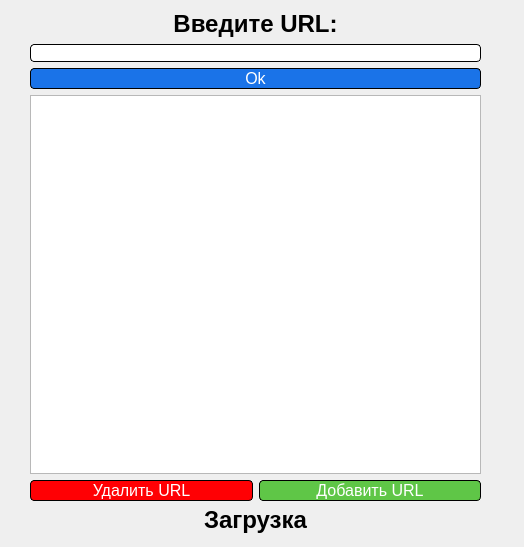
<?xml version="1.0" encoding="UTF-8"?>
<ui version="4.0">
 <class>Url</class>
 <widget class="QMainWindow" name="Url">
  <property name="geometry">
   <rect>
    <x>0</x>
    <y>0</y>
    <width>524</width>
    <height>547</height>
   </rect>
  </property>
  <property name="font">
   <font>
    <pointsize>9</pointsize>
   </font>
  </property>
  <property name="windowTitle">
   <string>MainWindow</string>
  </property>
  <widget class="QWidget" name="centralwidget">
   <widget class="QWidget" name="verticalLayoutWidget">
    <property name="geometry">
     <rect>
      <x>30</x>
      <y>10</y>
      <width>451</width>
      <height>491</height>
     </rect>
    </property>
    <layout class="QVBoxLayout" name="verticalLayout">
     <item>
      <widget class="QLabel" name="label">
       <property name="text">
        <string>&lt;html&gt;&lt;head/&gt;&lt;body&gt;&lt;p&gt;&lt;span style=&quot; font-size:xx-large; font-weight:600;&quot;&gt;Введите URL:&lt;/span&gt;&lt;/p&gt;&lt;/body&gt;&lt;/html&gt;</string>
       </property>
       <property name="alignment">
        <set>Qt::AlignCenter</set>
       </property>
      </widget>
     </item>
     <item>
      <widget class="QLineEdit" name="url_input">
       <property name="styleSheet">
        <string notr="true">border-style: outset;
border-radius: 4px;
border: 1px solid black;</string>
       </property>
      </widget>
     </item>
     <item>
      <widget class="QPushButton" name="ok_btn">
       <property name="font">
        <font>
         <family>Tahoma</family>
         <pointsize>12</pointsize>
        </font>
       </property>
       <property name="styleSheet">
        <string notr="true">QPushButton {
	background-color: rgb(26,115,232);
	color: white;
	border-style: solid;
	border-radius: 4px;
	border: 1px solid black;
}

QPushButton:hover {
	background-color: rgb(27,102,201);
}</string>
       </property>
       <property name="text">
        <string>Ok</string>
       </property>
      </widget>
     </item>
     <item>
      <widget class="QListWidget" name="last_urls"/>
     </item>
     <item>
      <layout class="QHBoxLayout" name="horizontalLayout">
       <item>
        <widget class="QPushButton" name="delete_url_btn">
         <property name="font">
          <font>
           <family>Tahoma</family>
           <pointsize>12</pointsize>
           <weight>50</weight>
           <italic>false</italic>
           <bold>false</bold>
          </font>
         </property>
         <property name="styleSheet">
          <string notr="true">QPushButton {
	background-color: rgb(255, 0, 4);
	color: white;
	border-style: solid;
	border-radius: 4px;
	border: 1px solid black;
}


QPushButton:hover {
	background-color: rgb(170, 0, 2);
}</string>
         </property>
         <property name="text">
          <string>Удалить URL</string>
         </property>
        </widget>
       </item>
       <item>
        <widget class="QPushButton" name="add_url_btn">
         <property name="font">
          <font>
           <family>Tahoma</family>
           <pointsize>12</pointsize>
           <weight>50</weight>
           <italic>false</italic>
           <bold>false</bold>
          </font>
         </property>
         <property name="styleSheet">
          <string notr="true">QPushButton {
	background-color: rgb(95, 198, 71);
	color: white;
	border-style: solid;
	border-radius: 4px;
	border: 1px solid black;
}

QPushButton:hover {
	background-color: rgb(0, 126, 21);
}</string>
         </property>
         <property name="text">
          <string>Добавить URL</string>
         </property>
        </widget>
       </item>
      </layout>
     </item>
    </layout>
   </widget>
   <widget class="QLabel" name="loading_label">
    <property name="enabled">
     <bool>true</bool>
    </property>
    <property name="geometry">
     <rect>
      <x>130</x>
      <y>500</y>
      <width>251</width>
      <height>41</height>
     </rect>
    </property>
    <property name="text">
     <string>&lt;h1&gt;Загрузка&lt;/h1&gt;</string>
    </property>
    <property name="alignment">
     <set>Qt::AlignCenter</set>
    </property>
   </widget>
  </widget>
 </widget>
 <resources/>
 <connections/>
</ui>
